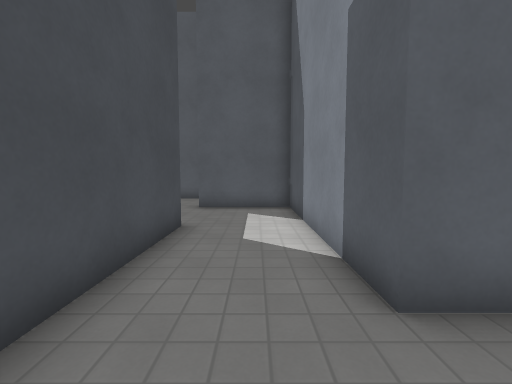
View 1 (above)

24 first-person views from a walk through a level from a Godot 3-D game. The camera is 1.3 m above the floor, tilts 4° down and sees 90° across. The floor is counted in squares, 1 m on a side. Each view is taken from the middle of a square. On the plan, view 1 faces up. The plan holds only what a view shows up to about 13 squares ahead; the rest is blank. The place goes on beyond the plan. Surface patterns are stand-ins for the level's own textures.

View 2
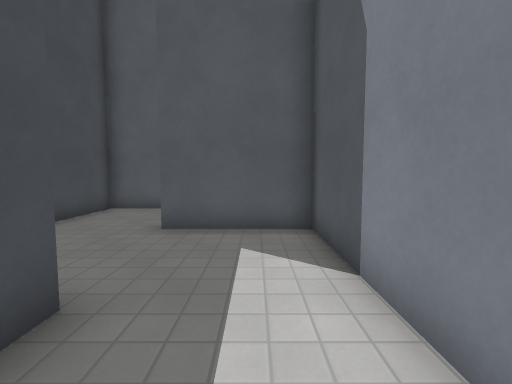

View 3
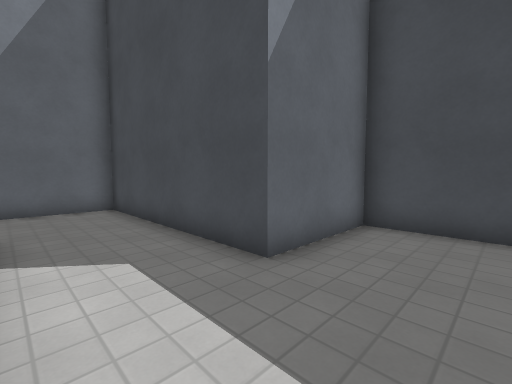

View 4
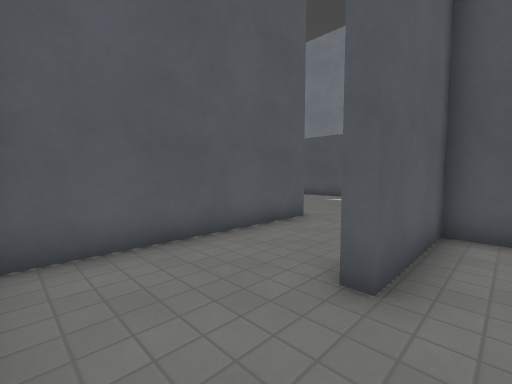

View 5
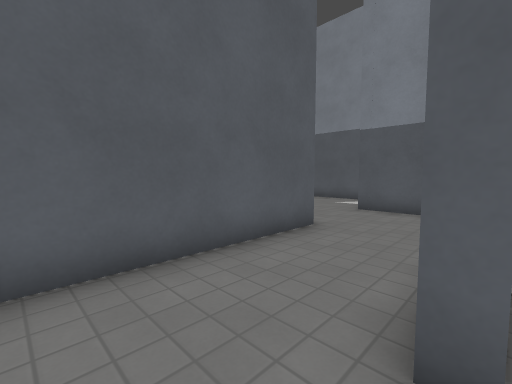

View 6
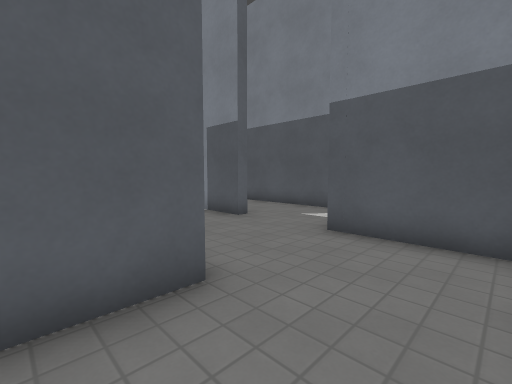

View 7
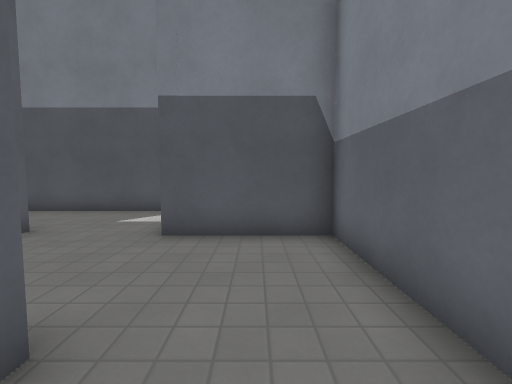

View 8
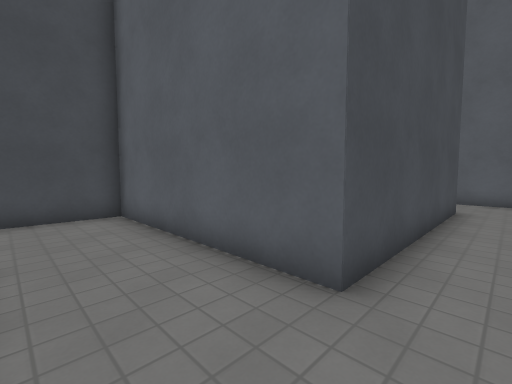

View 9
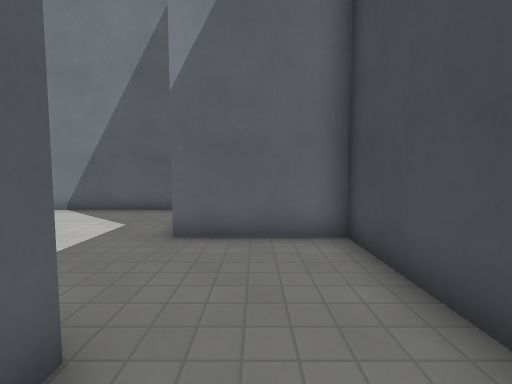

View 10
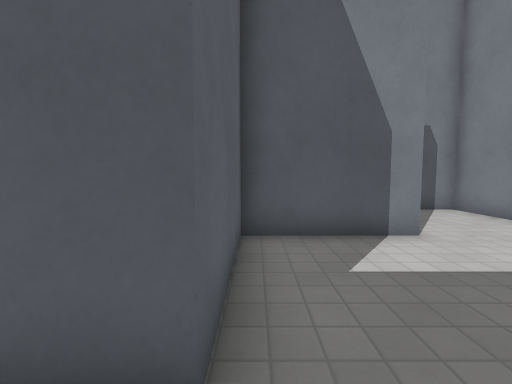

View 11
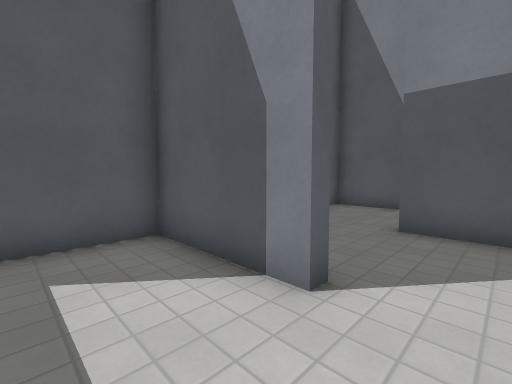

View 12
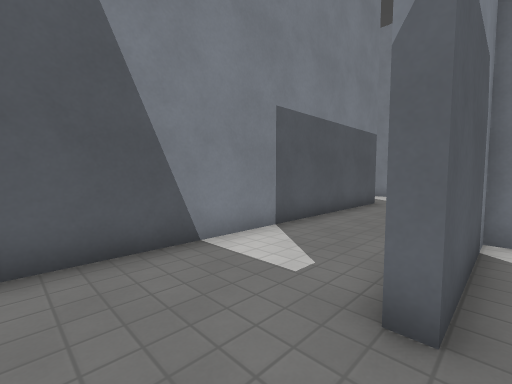

View 13
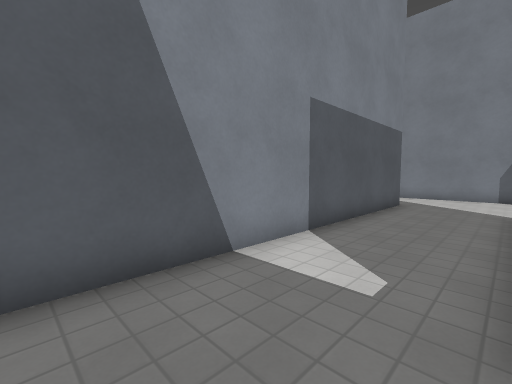

View 14
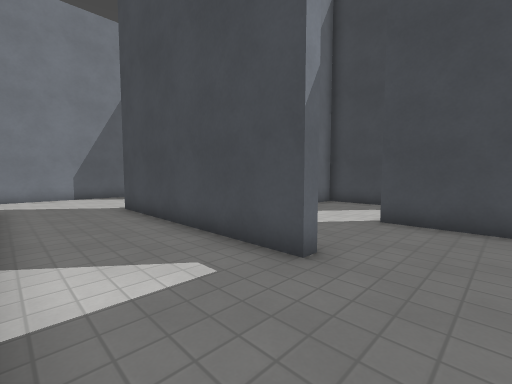

View 15
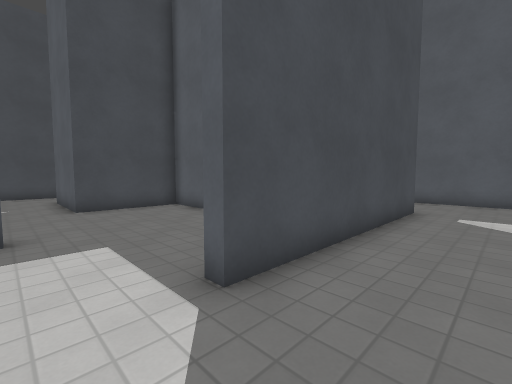

View 16
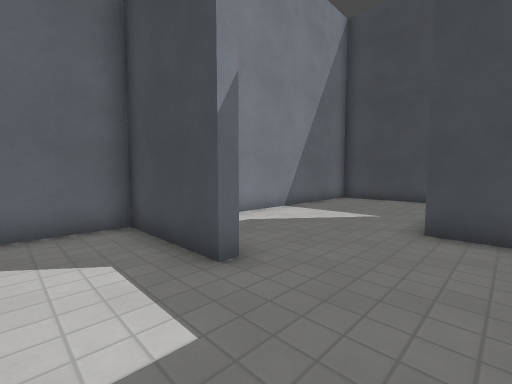

View 17
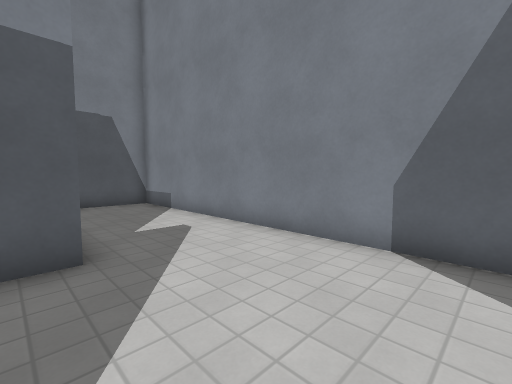

View 18
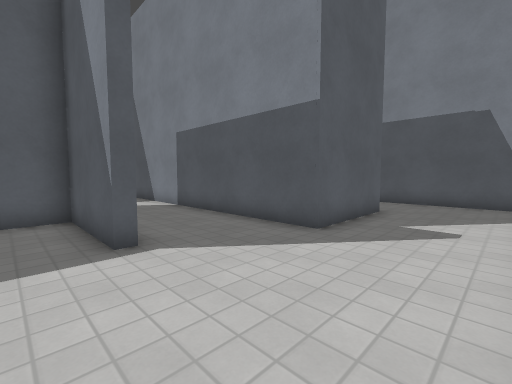

View 19
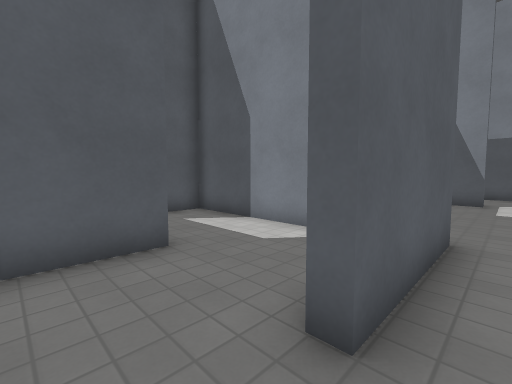

View 20
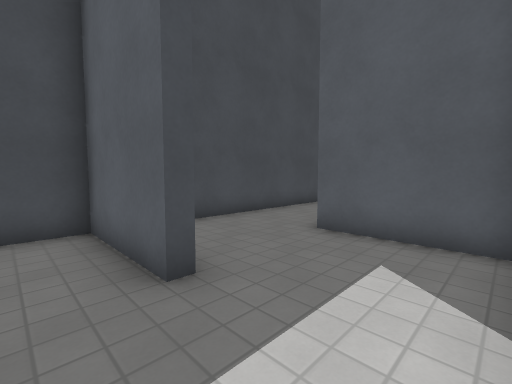

View 21
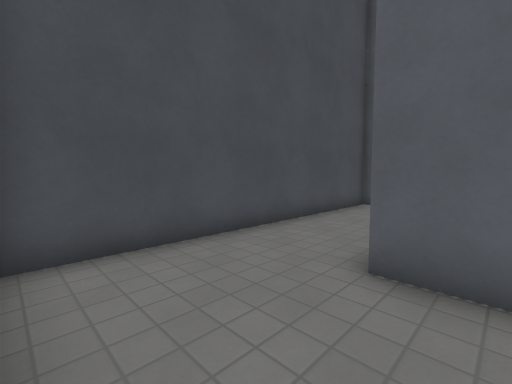

View 22
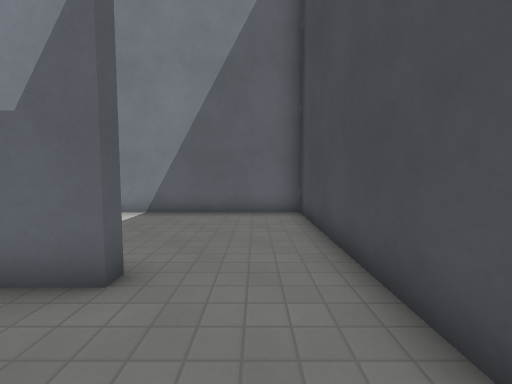

View 23
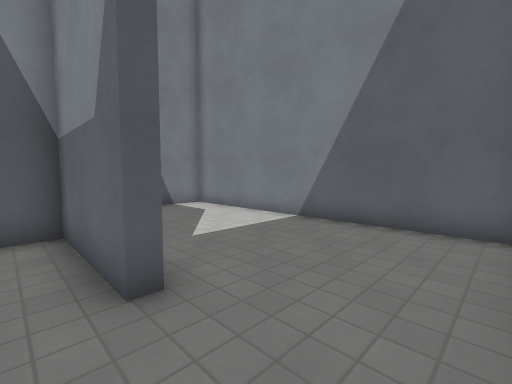

View 24
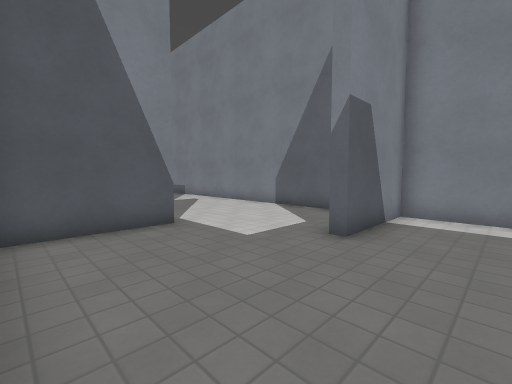

### Floor plan
Points are (right, up) in squares from view 1. A wall is a line through its corners. A room is listed if a view was taken in it or the views show most of it. See-through windows are left out.
Room 1 (views 1, 2, 3, 4, 5, 6, 7, 8, 9, 10)
walls: (1.5, 10.4) (5.4, 10.4) (5.4, 14.1); (-5.5, 9.1) (-5.5, 6.4) (-1.9, 6.4) (-1.9, -1.2) (0.6, -1.2); (1.7, 18.5) (1.7, 13.6) (-5.5, 13.6) (-5.5, 10.9); (5.8, 17.1) (5.4, 17.1) (5.4, 18.5); (1.3, 2.3) (1.3, 10) (-2.2, 10) (-2.2, 10.4); (9, 15.3) (9, 18.5)
ways out: opening at (1.5, 0.5) to room 2
Room 2 (views 11, 12, 13, 14, 15, 16, 17, 18, 19, 20, 21, 22, 23, 24)
walls: (17.4, -10.8) (13.3, -10.8) (13.3, 2.3) (8.9, 2.3); (5.8, 1.1) (5.8, -1.6) (5.4, -1.6) (5.4, 2.3) (1.3, 2.3); (3.9, -5.6) (1.7, -5.6) (1.7, -9.3) (-2.2, -9.3) (-2.2, -8.9) (1.3, -8.9) (1.3, -1.6) (-2.4, -1.6); (1.7, -2.7) (1.7, -5.2) (9.3, -5.2) (9.3, -1.2) (9.7, -1.2) (9.7, -9.3) (9.3, -9.3) (9.3, -5.6) (7.9, -5.6); (0.6, -1.2) (1.8, -1.2); (-1.9, -5.1) (-1.9, -5.6) (-5.5, -5.6) (-5.5, -14.6) (5.4, -14.6) (5.4, -11) (5.8, -11) (5.8, -14.6) (20.5, -14.6) (20.5, -9.6); (-5.5, 6) (-5.5, -5.1)
ways out: opening at (1.5, 0.5) to room 1

Positions as (right, up) in squares from view 1, and headings:
1: (0, 0), facing up
2: (0, 4), facing up
3: (1, 9), facing down-left
4: (-5, 9), facing up-right
5: (-4, 10), facing up-right
6: (0, 11), facing up-right
7: (0, 12), facing right
8: (3, 11), facing up-left
9: (0, 4), facing down
10: (0, 2), facing right
11: (3, -3), facing up-right
12: (9, 1), facing down-right
13: (10, 1), facing down-right
14: (13, 1), facing down-left
15: (12, -11), facing up-left
16: (8, -8), facing down-left
17: (9, -10), facing down-right
18: (8, -14), facing up-right
19: (-4, -10), facing up-right
20: (1, -7), facing up-left
21: (-1, -5), facing up-left
22: (-4, -6), facing down
23: (-5, -8), facing down-right
24: (3, -6), facing down-right
